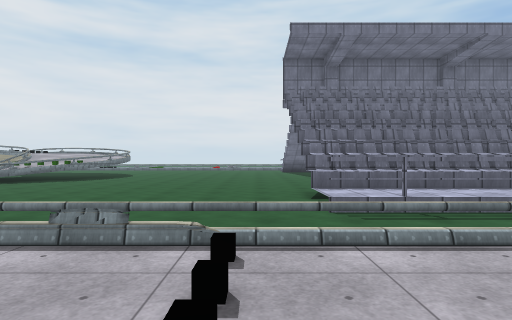
[1] (above)

18 first-person views from a walk through a scene from a Unity 3-D project. The camera is 1.3 m above the floor, looks level and sees 80° across. The floor is counted in squares, 2 m on a side. Each view is taken from the middle of a square. On the plan, view 1 faces up. The plan holds only what a view shows up to about 10 squares ahead; the rest is blank. The place goes on beyond the plan. Some surface patterns are stand-ins.

[2]
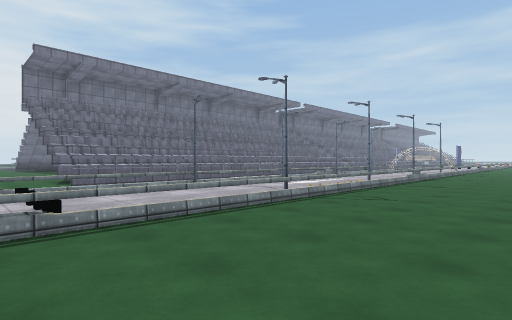

[3]
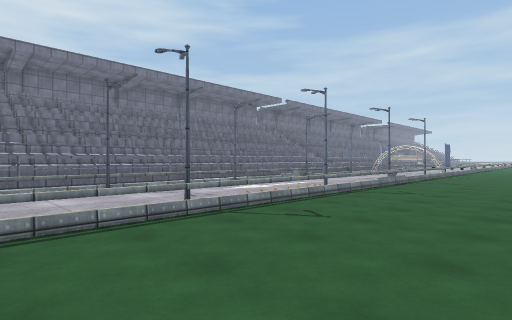

[4]
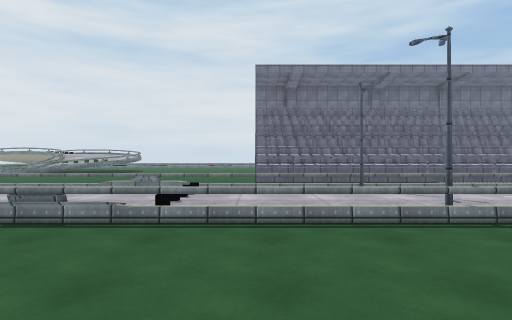

[5]
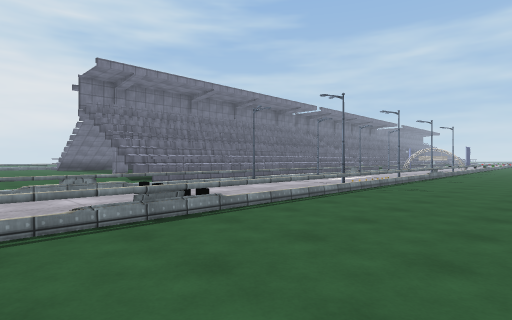

[6]
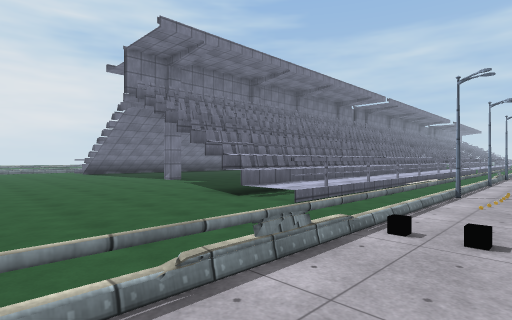

[7]
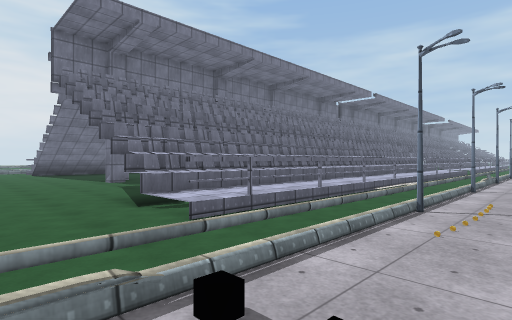

[8]
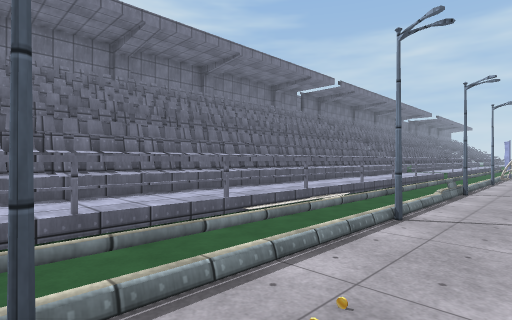

[9]
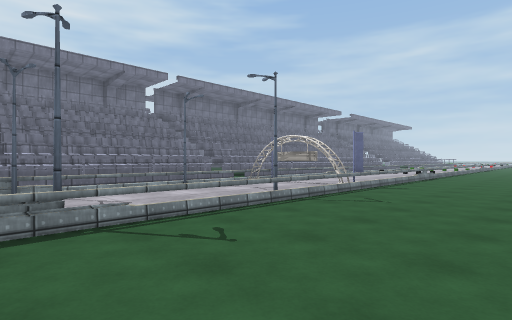

[10]
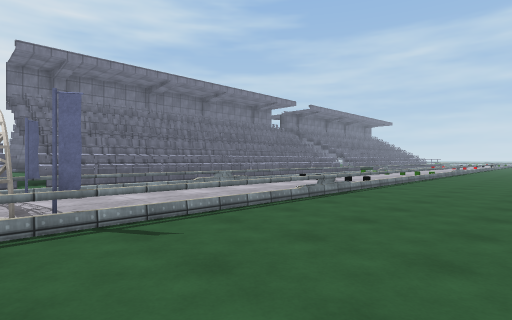

[11]
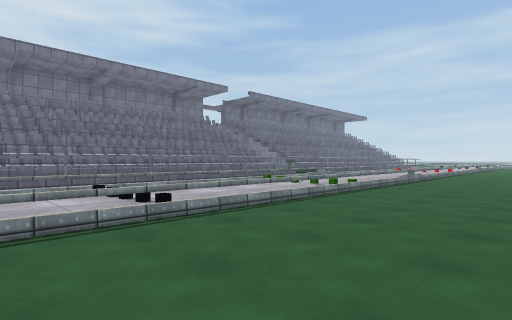

[12]
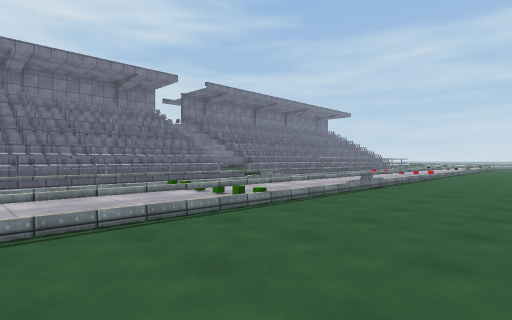

[13]
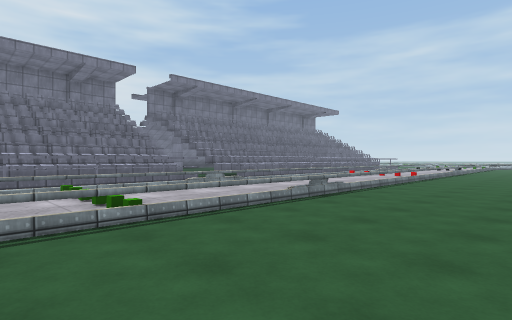

[14]
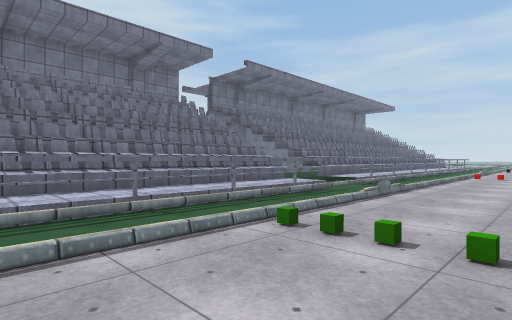

[15]
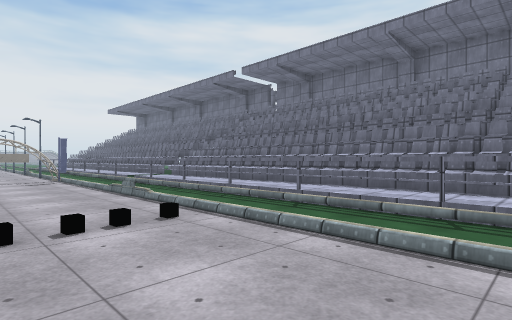

[16]
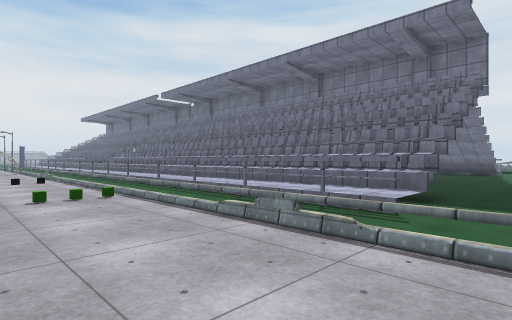

[17]
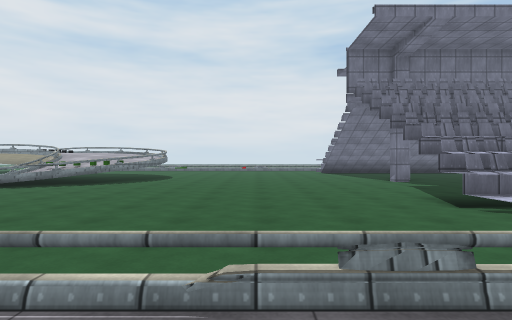

[18]
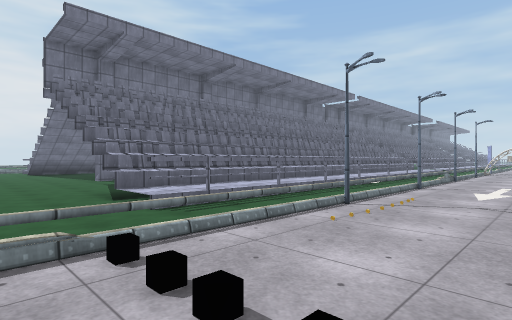

### Floor plan
Key: @ floor where view 1 was taken; # wall or solid block; . floor; / step, stairs or slope; = window, fence, low wall or low ledge; ^ raised ledge; P pole; F flag; C green cube; O other object.
Columns run from 3 left of view 1 to 33 right of it. Each row starts with its distance up from view 1.
 13  ....
 12  .....                            ..
 11 ......#.                         #..
 10 ........                         ...
  9 .......                           ..
  8 .......                           ..
  7 ....#############  .###############.
  6 ....##           #####      ##^^^^..
  5 ....##                      #######.#
  4 ....###############################.#
  3 ....................  ...............
  2 ======PO=P===P==P=OF==========C======
  1 ...O..............O...........C......
  0 ...@......O.......O.......O...C......
 -1 //////P//P///P//P//F///=//////C///=//
 -2 .....................................
 -3 .....................................
 -4 ..........  .......................

Where each view was taken, in squares from view 1:
view 1: 0 up, 0 right, facing up
view 2: 4 down, 1 left, facing up-right
view 3: 4 down, 1 right, facing up-right
view 4: 4 down, 1 right, facing up
view 5: 4 down, 3 left, facing up-right
view 6: 1 up, 3 left, facing up-right
view 7: 1 up, 1 left, facing up-right
view 8: 1 up, 3 right, facing up-right
view 9: 4 down, 9 right, facing up-right
view 10: 4 down, 15 right, facing up-right
view 11: 4 down, 21 right, facing up-right
view 12: 4 down, 24 right, facing up-right
view 13: 4 down, 26 right, facing up-right
view 14: 0 up, 25 right, facing up-right
view 15: 0 up, 26 right, facing up-left
view 16: 0 up, 33 right, facing up-left
view 17: 1 up, 2 left, facing up
view 18: 0 up, 1 left, facing up-right
